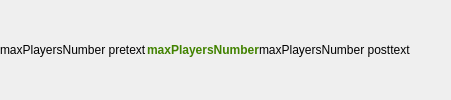
        <widget class="QWidget" name="maxPlayersNumberWidget" native="true">
         <layout class="QGridLayout" name="gridLayout_11">
          <property name="leftMargin">
           <number>0</number>
          </property>
          <property name="topMargin">
           <number>0</number>
          </property>
          <property name="rightMargin">
           <number>0</number>
          </property>
          <property name="bottomMargin">
           <number>0</number>
          </property>
          <property name="spacing">
           <number>0</number>
          </property>
          <item row="0" column="0">
           <widget class="QLabel" name="maxPlayersNumberPretext">
            <property name="text">
             <string>maxPlayersNumber pretext</string>
            </property>
           </widget>
          </item>
          <item row="0" column="1">
           <widget class="QLabel" name="maxPlayersNumber">
            <property name="font">
             <font>
              <weight>75</weight>
              <bold>true</bold>
             </font>
            </property>
            <property name="styleSheet">
             <string notr="true">color: rgb(65, 130, 0);</string>
            </property>
            <property name="text">
             <string>maxPlayersNumber</string>
            </property>
           </widget>
          </item>
          <item row="0" column="2">
           <widget class="QLabel" name="maxPlayersNumberPosttext">
            <property name="text">
             <string>maxPlayersNumber posttext</string>
            </property>
           </widget>
          </item>
          <item row="0" column="3">
           <spacer name="horizontalSpacer_8">
            <property name="orientation">
             <enum>Qt::Horizontal</enum>
            </property>
            <property name="sizeHint" stdset="0">
             <size>
              <width>40</width>
              <height>20</height>
             </size>
            </property>
           </spacer>
          </item>
         </layout>
        </widget>
